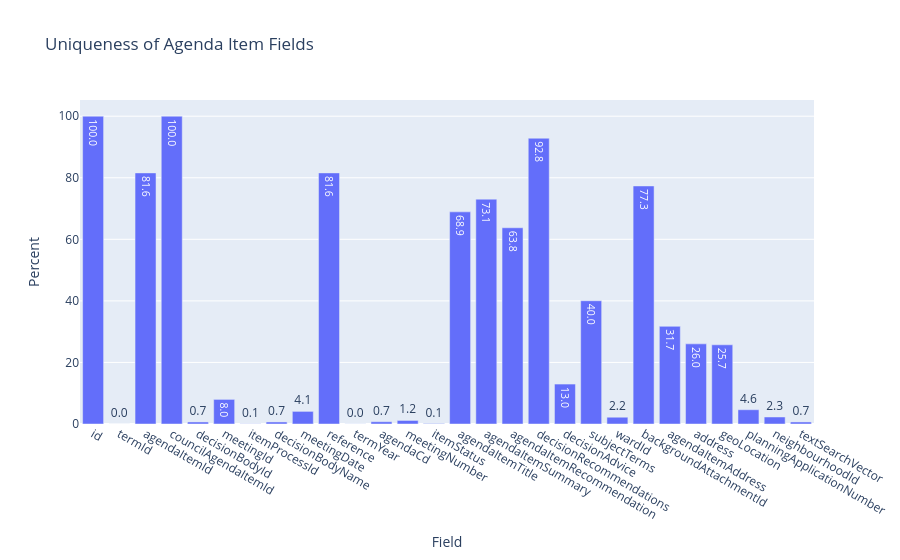

Notebook source saved alongside this figure:
### Code cell
fig

### Figure 1 — Plotly figure (JSON) as saved in the notebook; plotly's stock layout.template omitted (floating-point values rounded to 4 significant figures)
{"data": [{"text": ["100.0", "0.0", "81.6", "100.0", "0.7", "8.0", "0.1", "0.7", "4.1", "81.6", "0.0", "0.7", "1.2", "0.1", "68.9", "73.1", "63.8", "92.8", "13.0", "40.0", "2.2", "77.3", "31.7", "26.0", "25.7", "4.6", "2.3", "0.7"], "type": "bar", "x": ["id", "termId", "agendaItemId", "councilAgendaItemId", "decisionBodyId", "meetingId", "itemProcessId", "decisionBodyName", "meetingDate", "reference", "termYear", "agendaCd", "meetingNumber", "itemStatus", "agendaItemTitle", "agendaItemSummary", "agendaItemRecommendation", "decisionRecommendations", "decisionAdvice", "subjectTerms", "wardId", "backgroundAttachmentId", "agendaItemAddress", "address", "geoLocation", "planningApplicationNumber", "neighbourhoodId", "textSearchVector"], "y": [100, 0.009604, 81.58, 100, 0.6627, 7.991, 0.05763, 0.6627, 4.101, 81.58, 0.02881, 0.7395, 1.153, 0.1441, 68.92, 73.05, 63.75, 92.84, 12.98, 40.04, 2.199, 77.34, 31.73, 26.04, 25.73, 4.639, 2.276, 0.6627]}], "layout": {"title": {"text": "Uniqueness of Agenda Item Fields"}, "xaxis": {"title": {"text": "Field"}}, "yaxis": {"title": {"text": "Percent"}}}}
